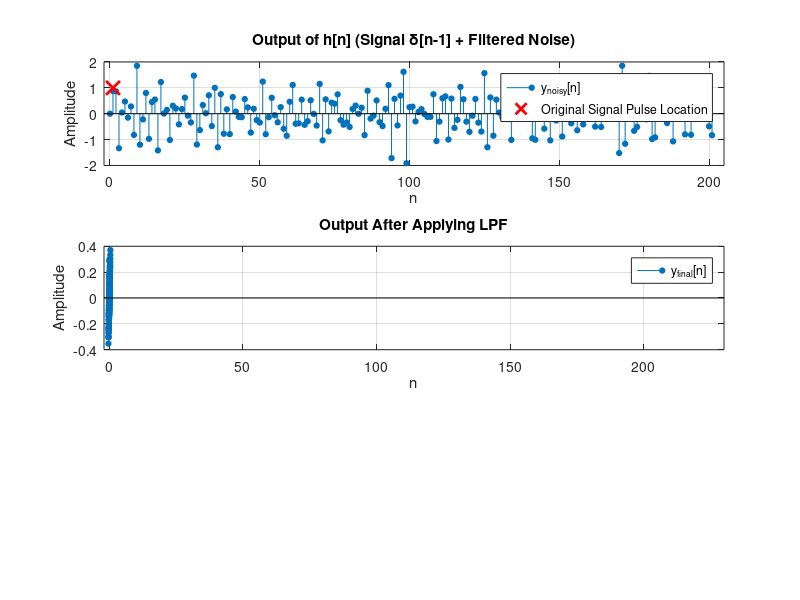

MATLAB code for this plot:
% --- Part (c): Improve SNR with FIR Filter (Corrected Plotting) ---

clear; clc; close all;

% --- Function for Average Power ---
function p = pow(vec)
    p = sum(vec .* conj(vec)) / length(vec); % Use conj for complex compatibility
end

% --- Setup ---
N_samples = 200; % Number of samples for signals
noise_gain = 0.5; % Adjust to control noise level

% Define the impulse response h[n] = delta[n-1] - delta[n-2]
h = [0, 1, -1];
n_h = 0:(length(h)-1);

% Define the unit step input u[n]
n_u = 0:(N_samples-1);
u_n = ones(1, N_samples);

% Define white noise w[n]
w_n = randn(1, N_samples);

% --- Create Noisy Input ---
x_n = u_n + noise_gain * w_n;

% --- Output of Original System h[n] ---
y_noisy = conv(x_n, h);
% Output length and index
N_y = length(y_noisy);
n_y = 0:(N_y-1);

% Separate signal and noise components *before* LPF
s_out = conv(u_n, h);
n_out = conv(noise_gain * w_n, h);
% Need to pad s_out and n_out to match y_noisy length
s_out_padded = [s_out, zeros(1, N_y - length(s_out))]; % Use padded versions for calculations/plotting
n_out_padded = [n_out, zeros(1, N_y - length(n_out))];

% --- Calculate SNR Before LPF ---
% Use trimmed versions for power calculation if desired, or padded ok if long enough
SNR_before = pow(s_out_padded) / pow(n_out_padded);
fprintf('SNR before LPF: %.2f (%.2f dB)\n', SNR_before, 10*log10(SNR_before));

% --- Design the FIR LPF ---
N_taps_lpf = 51; % Number of taps for the LPF
filter_order_lpf = N_taps_lpf - 1;
cutoff_freq_norm = 0.25; % Normalized cutoff frequency (e.g., pi/2 -> 0.25*2pi)
trans_width_norm = 0.1;  % Normalized transition width

f_lpf_norm = [0, cutoff_freq_norm, cutoff_freq_norm + trans_width_norm, 1];
a_lpf = [1, 1, 0, 0];

b_lpf = firpm(filter_order_lpf, f_lpf_norm, a_lpf);

% --- Apply LPF ---
y_final = filter(b_lpf, 1, y_noisy);
N_final = length(y_final); % y_final will have same length as y_noisy
n_final = 0:(N_final-1); % Correct index for y_final

% Apply LPF to separated components to calculate output SNR
s_final = filter(b_lpf, 1, s_out_padded); % Filter the padded signal component
n_final = filter(b_lpf, 1, n_out_padded); % Filter the padded noise component

% --- Calculate SNR After LPF ---
SNR_after = pow(s_final) / pow(n_final);
fprintf('SNR after LPF:  %.2f (%.2f dB)\n', SNR_after, 10*log10(SNR_after));

% --- Plotting Results ---
figure('Name', 'SNR Improvement with LPF');

subplot(3, 1, 1);
stem(n_y, y_noisy, 'filled', 'MarkerSize', 4); hold on;
signal_peak_n_before = 1; % Expected peak index n=1 for delta[n-1]
plot(signal_peak_n_before, 1, 'rx', 'LineWidth', 2, 'MarkerSize', 10); % Use plot for single marker
hold off;
title('Output of h[n] (Signal \delta[n-1] + Filtered Noise)');
xlabel('n'); ylabel('Amplitude'); xlim([-2 N_samples+5]); grid on;
legend('y_{noisy}[n]', 'Original Signal Pulse Location');

subplot(3, 1, 2);
stem(n_final, y_final, 'filled', 'MarkerSize', 4); hold on; % Plot the final filtered output
% Calculate expected delay of LPF
lpf_delay = filter_order_lpf / 2;
signal_peak_n_after = 1 + lpf_delay; % Expected n index of the peak after LPF delay

% Find amplitude around the expected peak time for plotting marker height
peak_amplitude_approx = max(s_final); % Use max value of filtered signal component as Y value

% Check if the expected peak is within the plotted range before plotting
if signal_peak_n_after >= min(n_final) && signal_peak_n_after <= max(n_final)
    plot(signal_peak_n_after, peak_amplitude_approx, 'rx', 'LineWidth', 2, 'MarkerSize', 10); % Mark expected peak
end
hold off;
title('Output After Applying LPF');
xlabel('n'); ylabel('Amplitude'); xlim([-2 N_samples+5+lpf_delay]); grid on;
legend('y_{final}[n]', 'Expected Signal Pulse Location');

% Optional: Plot Filtered Noise Spectrum (ensure plotspec.m is available)
% figure; plotspec(n_out_padded,1); title('Spectrum of Noise Before LPF (High-Pass Char.)');
% figure; plotspec(n_final,1); title('Spectrum of Noise After LPF');
